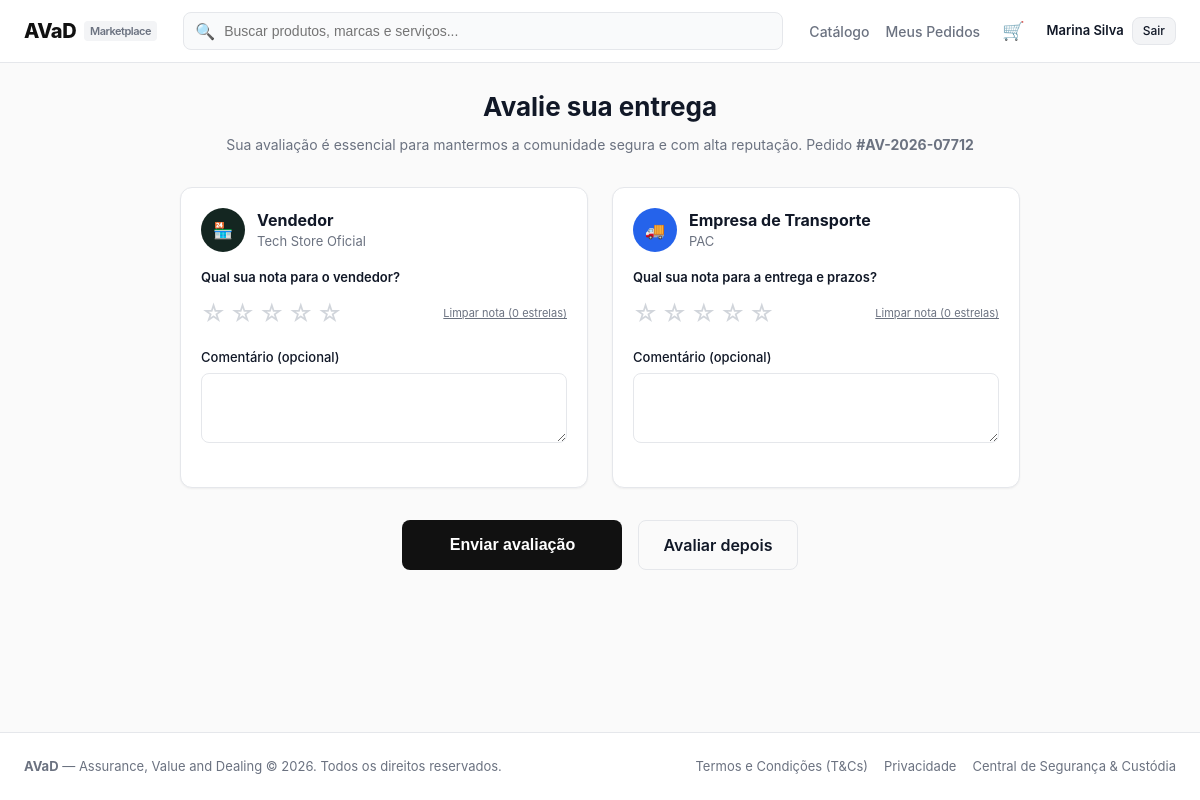
The page /orders/review/5/ (signed in) on the database its author committed.
### accounts/models.py (models this page shows, shortened)
class UserProfile(models.Model):
    user = models.OneToOneField(User, on_delete=models.CASCADE, related_name='profile')
    nome = models.CharField(max_length=16)
    data_nascimento = models.DateField()
    cpf = models.CharField(max_length=14, unique=True)
    cnpj = models.CharField(max_length=18, blank=True, null=True, unique=True)
    tem_cnpj = models.BooleanField(default=False)
    email_verificado = models.BooleanField(default=False)
    is_mediador = models.BooleanField(default=False)
    conta_bancaria_bloqueada = models.BooleanField(default=False)
    suspenso = models.BooleanField(default=False)
    token_verificacao = models.CharField(max_length=64, blank=True, null=True)
    tipo_usuario = models.CharField(max_length=20, choices=[
        ('comprador', 'Comprador'),
        ('vendedor', 'Vendedor'),
        ('mediador', 'Mediador'),
    ], default='comprador')
    nome_loja = models.CharField(max_length=64, blank=True, null=True)

### orders/models.py (models this page shows, shortened)
class Order(models.Model):
    codigo = models.CharField(max_length=20, unique=True, default=generate_order_code)
    comprador = models.ForeignKey(User, on_delete=models.CASCADE, related_name='compras')
    vendedor = models.ForeignKey(User, on_delete=models.CASCADE, related_name='vendas')
    produto = models.ForeignKey('catalog.Product', on_delete=models.CASCADE)
    quantidade = models.PositiveIntegerField(default=1)
    preco_unitario = models.DecimalField(max_digits=10, decimal_places=2)
    valor_frete = models.DecimalField(max_digits=10, decimal_places=2, default=0)
    metodo_frete = models.CharField(max_length=20, choices=METODO_FRETE_CHOICES, default='pac')
    prazo_dias = models.PositiveIntegerField(default=7)
    valor_total = models.DecimalField(max_digits=10, decimal_places=2)
    forma_pagamento = models.CharField(max_length=20, choices=FORMA_PAGAMENTO_CHOICES, default='cartao')
    parcelas = models.PositiveIntegerField(default=1)
    cep_entrega = models.CharField(max_length=10, blank=True)
    endereco_entrega = models.TextField(blank=True)
    codigo_rastreio = models.CharField(max_length=20, blank=True, default='')
    status = models.CharField(max_length=30, choices=STATUS_CHOICES, default='aguardando_pagamento')
    recebimento_confirmado = models.BooleanField(default=False)
    criado_em = models.DateTimeField(auto_now_add=True)
    class Meta:
        ordering = ['-criado_em']

### orders/views.py (the view)
# urls.py: path('review/<int:order_id>/', views.review_view, name='review'),
@login_required
def review_view(request, order_id):
    order = get_object_or_404(Order, pk=order_id, comprador=request.user)
    existing_review = getattr(order, 'review', None)
    if existing_review:
        messages.info(request, 'Você já avaliou este pedido.')
        return redirect('orders:my_orders')
    if request.method == 'POST':
        form = ReviewForm(request.POST)
        if form.is_valid():
            Review.objects.create(
                pedido=order,
                comprador=request.user,
                vendedor=order.vendedor,
                nota_vendedor=form.cleaned_data['nota_vendedor'],
                comentario_vendedor=form.cleaned_data['comentario_vendedor'],
                nota_transporte=form.cleaned_data['nota_transporte'],
                comentario_transporte=form.cleaned_data['comentario_transporte']
            )
            messages.success(request, 'Avaliação enviada com sucesso! Obrigado pela colaboração.')
            return redirect('accounts:seller_profile', user_id=order.vendedor.id)
    else:
        form = ReviewForm()
    return render(request, 'orders/review.html', {
        'order': order,
        'form': form,
    })

### orders/forms.py
class ReviewForm(forms.Form):
    nota_vendedor = forms.IntegerField(min_value=0, max_value=5, initial=0,
                                       widget=forms.HiddenInput(attrs={'id': 'nota_vendedor'}))
    comentario_vendedor = forms.CharField(required=False, label='Comentário (opcional)',
                                          widget=forms.Textarea(attrs={'class': 'form-input', 'rows': 3}))
    nota_transporte = forms.IntegerField(min_value=0, max_value=5, initial=0,
                                         widget=forms.HiddenInput(attrs={'id': 'nota_transporte'}))
    comentario_transporte = forms.CharField(required=False, label='Comentário (opcional)',
                                            widget=forms.Textarea(attrs={'class': 'form-input', 'rows': 3}))

### orders/cart.py (called while the page is built)
    def _qs(self):
        return CartItem.objects.filter(usuario=self.user)

    def count(self):
        total = self._qs().filter(produto__ativo=True).aggregate(t=Sum('quantidade'))['t']
        return total or 0

### orders/context_processors.py (called while the page is built)
def cart_count(request):
    user = getattr(request, 'user', None)
    if user is None or not user.is_authenticated:
        return {'cart_count': 0}
    return {'cart_count': Cart(request).count()}

### templates/orders/review.html (shortened to what this page needs)
{% extends "base.html" %}
{% block content %}
<div style="max-width: 840px; margin: 0 auto;">
  <div style="text-align: center; margin-bottom: 32px;">
    <h1 style="font-size: 26px; font-weight: 700; margin-bottom: 8px;">Avalie sua entrega</h1>
    <p style="font-size: 14px; color: var(--text-muted);">
      Sua avaliação é essencial para mantermos a comunidade segura e com alta reputação. Pedido <strong>{{ order.codigo }}</strong>
    </p>
  </div>
  <form method="post" action="{% url 'orders:review' order.id %}" novalidate>
    <div style="display: grid; grid-template-columns: 1fr 1fr; gap: 24px; margin-bottom: 32px;">
      <div class="card">
        <div style="display: flex; align-items: center; gap: 12px; margin-bottom: 16px;">
          <div style="width: 44px; height: 44px; border-radius: 50%; background: #142621; color: #FFFFFF; display: flex; align-items: center; justify-content: center; font-size: 16px; font-weight: 700;">
            🏪
          </div>
          <div>
            <h3 style="font-size: 16px; font-weight: 700;">Vendedor</h3>
            <div style="font-size: 13px; color: var(--text-muted);">{{ order.vendedor.profile.nome_loja|default:order.vendedor.profile.nome }}</div>
          </div>
        </div>
        <div style="margin-bottom: 16px;">
          <label style="font-size: 13px; font-weight: 600; display: block; margin-bottom: 8px;">Qual sua nota para o vendedor?</label>
          <div style="display: flex; align-items: center; justify-content: space-between;">
            <div class="star-rating-widget" id="star-widget-seller">
              <span class="star" data-value="1">☆</span>
              <span class="star" data-value="2">☆</span>
              <span class="star" data-value="3">☆</span>
              <span class="star" data-value="4">☆</span>
              <span class="star" data-value="5">☆</span>
            </div>
            <a href="#" id="clear-star-seller" style="font-size: 11px; color: var(--text-muted); text-decoration: underline;">Limpar nota (0 estrelas)</a>
          </div>
        </div>
        <div class="form-group">
          <label class="form-label" for="{{ form.comentario_vendedor.id_for_label }}">Comentário (opcional)</label>
          {{ form.comentario_vendedor }}
        </div>
      </div>
      <div class="card">
        <div style="display: flex; align-items: center; gap: 12px; margin-bottom: 16px;">
          <div style="width: 44px; height: 44px; border-radius: 50%; background: #2563EB; color: #FFFFFF; display: flex; align-items: center; justify-content: center; font-size: 16px; font-weight: 700;">
            🚚
          </div>
          <div>
            <h3 style="font-size: 16px; font-weight: 700;">Empresa de Transporte</h3>
            <div style="font-size: 13px; color: var(--text-muted);">{{ order.get_metodo_frete_display }}</div>
          </div>
        </div>
        <div style="margin-bottom: 16px;">
          <label style="font-size: 13px; font-weight: 600; display: block; margin-bottom: 8px;">Qual sua nota para a entrega e prazos?</label>
          <div style="display: flex; align-items: center; justify-content: space-between;">
            <div class="star-rating-widget" id="star-widget-shipping">
              <span class="star" data-value="1">☆</span>
              <span class="star" data-value="2">☆</span>
              <span class="star" data-value="3">☆</span>
              <span class="star" data-value="4">☆</span>
              <span class="star" data-value="5">☆</span>
            </div>
            <a href="#" id="clear-star-shipping" style="font-size: 11px; color: var(--text-muted); text-decoration: underline;">Limpar nota (0 estrelas)</a>
          </div>
        </div>
        <div class="form-group">
          <label class="form-label" for="{{ form.comentario_transporte.id_for_label }}">Comentário (opcional)</label>
          {{ form.comentario_transporte }}
        </div>
      </div>
    </div>
    <div style="display: flex; justify-content: center; gap: 16px;">
      <button type="submit" class="btn btn-primary btn-lg" style="min-width: 220px;">
        Enviar avaliação
      </button>
      <a href="{% url 'orders:my_orders' %}" class="btn btn-outline btn-lg">
        Avaliar depois
      </a>
    </div>
  </form>
</div>
{% endblock %}

### templates/base.html (shortened to what this page needs)
{% load static %}
<!DOCTYPE html>
<html lang="pt-br">
<head>
  <link rel="stylesheet" href="{% static 'css/style.css' %}">
</head>
<body>
  <header class="navbar">
    <div class="nav-container">
      <a href="{% url 'home' %}" class="logo">
        <span>AVaD</span>
        <span class="logo-tag">Marketplace</span>
      </a>
      <form action="{% url 'catalog:product_list' %}" method="get" class="search-form">
        <span class="search-icon">🔍</span>
        <input type="text" name="q" value="{{ request.GET.q|default:'' }}" class="search-input" placeholder="Buscar produtos, marcas e serviços...">
      </form>
      <nav class="nav-links">
        <a href="{% url 'catalog:product_list' %}" class="nav-link">Catálogo</a>
        {% if user.is_authenticated %}
          <a href="{% url 'orders:my_orders' %}" class="nav-link">Meus Pedidos</a>
          <a href="{% url 'orders:cart' %}" class="nav-link cart-link" title="Carrinho" aria-label="Carrinho">
            🛒{% if cart_count %}<span class="cart-badge">{{ cart_count }}</span>{% endif %}
          </a>
          <div style="display: flex; align-items: center; gap: 8px;">
            <span style="font-size: 13px; font-weight: 600;">{{ user.profile.nome|default:user.username }}</span>
            <a href="{% url 'accounts:logout' %}" class="btn btn-secondary btn-sm">Sair</a>
          </div>
        {% else %}
          <a href="{% url 'accounts:login' %}" class="btn btn-outline btn-sm">Entrar</a>
          <a href="{% url 'accounts:register' %}" class="btn btn-primary btn-sm">Cadastre-se</a>
        {% endif %}
      </nav>
    </div>
  </header>
  <main class="container">
    {% block content %}{% endblock %}
  </main>
  <footer class="footer">
    <div class="footer-inner">
      <div>
        <strong>AVaD</strong> — Assurance, Value and Dealing &copy; 2026. Todos os direitos reservados.
      </div>
      <div style="display: flex; gap: 16px;">
        <a href="#">Termos e Condições (T&Cs)</a>
        <a href="#">Privacidade</a>
        <a href="#">Central de Segurança & Custódia</a>
      </div>
    </div>
  </footer>
</body>
</html>

### static/css/style.css (style rules this page uses)
:root { --bg-main: #FAFAFA; --bg-card: #FFFFFF; --text-main: #111827; --text-muted: #6B7280; --border-color: #E5E7EB; --primary: #111111; --primary-hover: #000000; --accent-emerald: #10B981; --accent-blue: #2563EB; --sidebar-dark: #142621; --sidebar-text: #E2E8F0; --sidebar-muted: #94A3B8; --sidebar-active: #10B981; --danger: #EF4444; --warning: #F59E0B; --success: #10B981; --info: #3B82F6; --radius-sm: 4px; --radius-md: 8px; --radius-lg: 12px; --shadow-sm: 0 1px 2px 0 rgba(0, 0, 0, 0.05); --shadow-md: 0 4px 6px -1px rgba(0, 0, 0, 0.1); --shadow-lg: 0 10px 15px -3px rgba(0, 0, 0, 0.1); }
* { box-sizing: border-box; margin: 0; padding: 0; }
body { font-family: -apple-system, BlinkMacSystemFont, "Segoe UI", Roboto, Helvetica, Arial, sans-serif; background-color: var(--bg-main); color: var(--text-main); line-height: 1.5; min-height: 100vh; display: flex; flex-direction: column; }
a { color: inherit; text-decoration: none; }
.navbar { background-color: #FFFFFF; border-bottom: 1px solid var(--border-color); padding: 12px 24px; position: sticky; top: 0; z-index: 50; }
.nav-container { max-width: 1280px; margin: 0 auto; display: flex; align-items: center; justify-content: space-between; gap: 20px; }
.logo { font-size: 20px; font-weight: 800; letter-spacing: -0.5px; color: var(--primary); display: flex; align-items: center; gap: 8px; }
.logo-tag { font-size: 11px; font-weight: 600; background-color: #F3F4F6; padding: 2px 6px; border-radius: var(--radius-sm); color: var(--text-muted); }
.search-form { flex: 1; max-width: 600px; position: relative; }
.search-input { width: 100%; padding: 10px 16px 10px 40px; border: 1px solid var(--border-color); border-radius: var(--radius-md); font-size: 14px; outline: none; background-color: #F9FAFB; transition: all 0.2s; }
.search-icon { position: absolute; left: 12px; top: 50%; transform: translateY(-50%); color: var(--text-muted); }
.nav-links { display: flex; align-items: center; gap: 16px; font-size: 14px; font-weight: 500; }
.nav-link { color: var(--text-muted); transition: color 0.2s; }
.btn { display: inline-flex; align-items: center; justify-content: center; padding: 8px 16px; border-radius: var(--radius-md); font-size: 14px; font-weight: 500; cursor: pointer; transition: all 0.15s ease-in-out; border: 1px solid transparent; text-decoration: none; gap: 8px; }
.btn-primary { background-color: var(--primary); color: #FFFFFF; }
.btn-secondary { background-color: #F3F4F6; color: var(--text-main); border-color: var(--border-color); }
.btn-outline { background-color: transparent; border-color: var(--border-color); color: var(--text-main); }
.btn-sm { padding: 4px 10px; font-size: 12px; }
.btn-lg { padding: 12px 24px; font-size: 16px; font-weight: 600; }
.container { max-width: 1280px; margin: 0 auto; padding: 24px 16px; flex: 1; }
.form-group { margin-bottom: 18px; }
.form-label { display: block; font-size: 13px; font-weight: 500; margin-bottom: 6px; color: var(--text-main); }
.form-input, .form-select, textarea.form-input { width: 100%; padding: 10px 14px; border: 1px solid var(--border-color); border-radius: var(--radius-md); font-size: 14px; outline: none; transition: border-color 0.15s; background-color: #FFFFFF; }
.card { background-color: var(--bg-card); border: 1px solid var(--border-color); border-radius: var(--radius-lg); padding: 20px; box-shadow: var(--shadow-sm); }
.star-rating-widget { display: inline-flex; gap: 4px; cursor: pointer; font-size: 24px; color: #D1D5DB; }
.footer { background: #FFFFFF; border-top: 1px solid var(--border-color); padding: 24px; margin-top: auto; font-size: 13px; color: var(--text-muted); }
.footer-inner { max-width: 1280px; margin: 0 auto; display: flex; justify-content: space-between; align-items: center; }
.cart-link { position: relative; font-size: 18px; line-height: 1; padding: 4px 6px; }

### rows shown on the page
Order: codigo "#AV-2026-07712", vendedor.profile.nome_loja "Tech Store Oficial", metodo_frete "PAC"

### other values the page prints
{{ user.profile.nome|default:user.username }} "Marina Silva"
